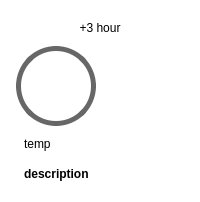
                       <widget class="QFrame" name="frame_38">
                        <property name="styleSheet">
                         <string notr="true">background-color: rgb(255, 255, 255);
color: #000000;
padding: 5px;
border-radius: 20px;
border: none;
background-color: transparent;</string>
                        </property>
                        <property name="frameShape">
                         <enum>QFrame::Shape::StyledPanel</enum>
                        </property>
                        <property name="frameShadow">
                         <enum>QFrame::Shadow::Raised</enum>
                        </property>
                        <layout class="QGridLayout" name="gridLayout_35">
                         <item row="2" column="0">
                          <widget class="QFrame" name="frame_39">
                           <property name="minimumSize">
                            <size>
                             <width>80</width>
                             <height>80</height>
                            </size>
                           </property>
                           <property name="maximumSize">
                            <size>
                             <width>80</width>
                             <height>80</height>
                            </size>
                           </property>
                           <property name="styleSheet">
                            <string notr="true">padding: 5px;
border: 5px solid rgb(103, 103, 103);
border-radius: 40px;
color: rgb(252, 191, 130);</string>
                           </property>
                           <property name="frameShape">
                            <enum>QFrame::Shape::StyledPanel</enum>
                           </property>
                           <property name="frameShadow">
                            <enum>QFrame::Shadow::Raised</enum>
                           </property>
                           <layout class="QGridLayout" name="gridLayout_36">
                            <item row="0" column="0">
                             <widget class="QLabel" name="forecast1_icon_11">
                              <property name="minimumSize">
                               <size>
                                <width>40</width>
                                <height>40</height>
                               </size>
                              </property>
                              <property name="maximumSize">
                               <size>
                                <width>40</width>
                                <height>40</height>
                               </size>
                              </property>
                              <property name="styleSheet">
                               <string notr="true">border: none;
background: none;</string>
                              </property>
                              <property name="text">
                               <string/>
                              </property>
                              <property name="scaledContents">
                               <bool>true</bool>
                              </property>
                              <property name="alignment">
                               <set>Qt::AlignmentFlag::AlignCenter</set>
                              </property>
                             </widget>
                            </item>
                           </layout>
                          </widget>
                         </item>
                         <item row="3" column="0">
                          <widget class="QLabel" name="forecast1_temp_11">
                           <property name="text">
                            <string>&lt;html&gt;&lt;head/&gt;&lt;body&gt;&lt;p&gt;&lt;span style=&quot; color:#000000;&quot;&gt;temp&lt;/span&gt;&lt;/p&gt;&lt;/body&gt;&lt;/html&gt;</string>
                           </property>
                          </widget>
                         </item>
                         <item row="0" column="0" colspan="2">
                          <widget class="QLabel" name="hour_number_11">
                           <property name="text">
                            <string>&lt;html&gt;&lt;head/&gt;&lt;body&gt;&lt;p align=&quot;center&quot;&gt;&lt;span style=&quot; color:#000000;&quot;&gt;+3 hour&lt;/span&gt;&lt;/p&gt;&lt;/body&gt;&lt;/html&gt;</string>
                           </property>
                           <property name="alignment">
                            <set>Qt::AlignmentFlag::AlignCenter</set>
                           </property>
                          </widget>
                         </item>
                         <item row="4" column="0">
                          <widget class="QLabel" name="forecast1_describe_11">
                           <property name="font">
                            <font>
                             <bold>true</bold>
                            </font>
                           </property>
                           <property name="text">
                            <string>&lt;html&gt;&lt;head/&gt;&lt;body&gt;&lt;p&gt;&lt;span style=&quot; font-weight:700;&quot;&gt;description&lt;/span&gt;&lt;/p&gt;&lt;/body&gt;&lt;/html&gt;</string>
                           </property>
                          </widget>
                         </item>
                        </layout>
                       </widget>
